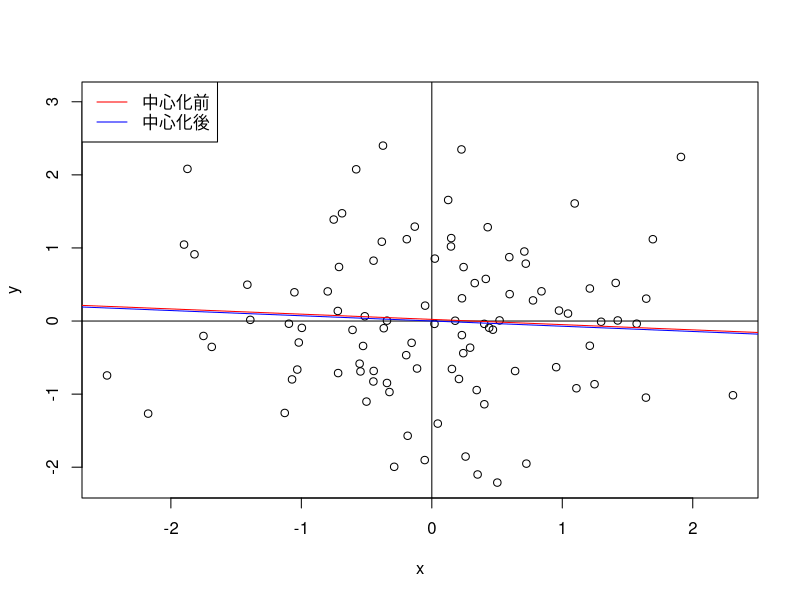
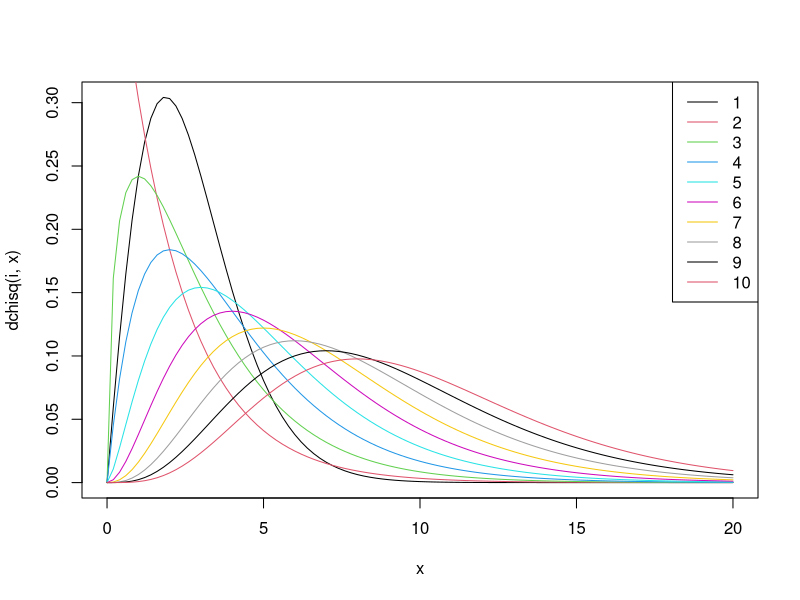
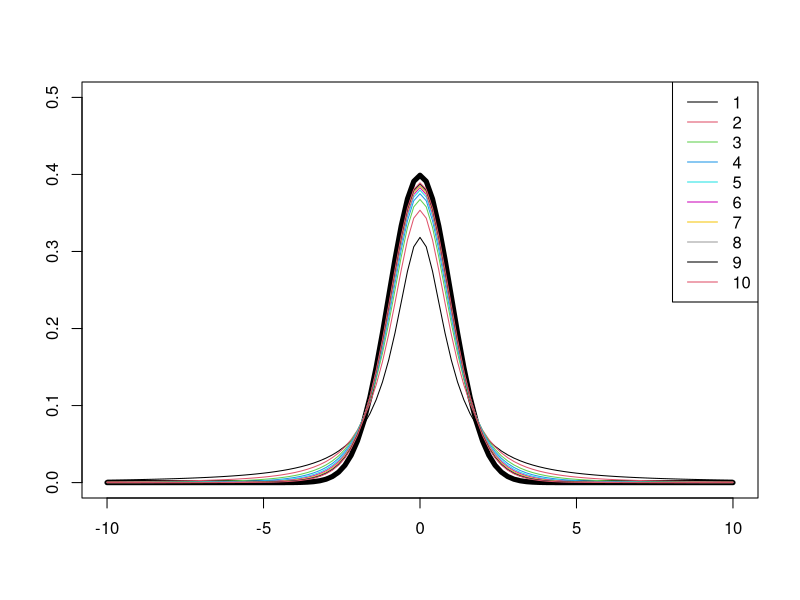
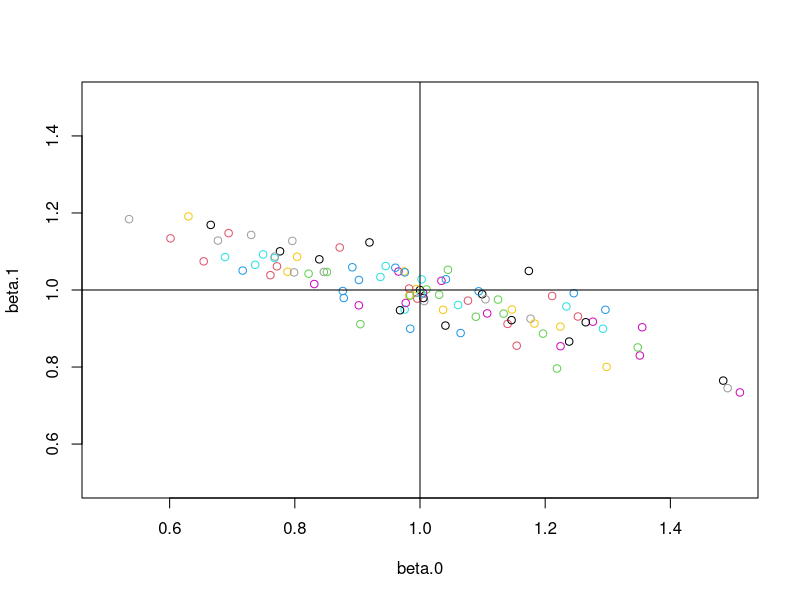
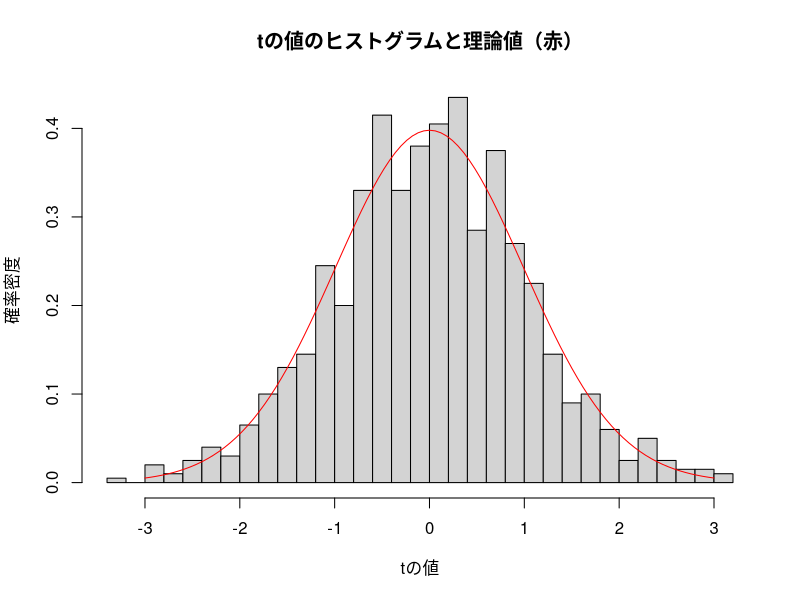
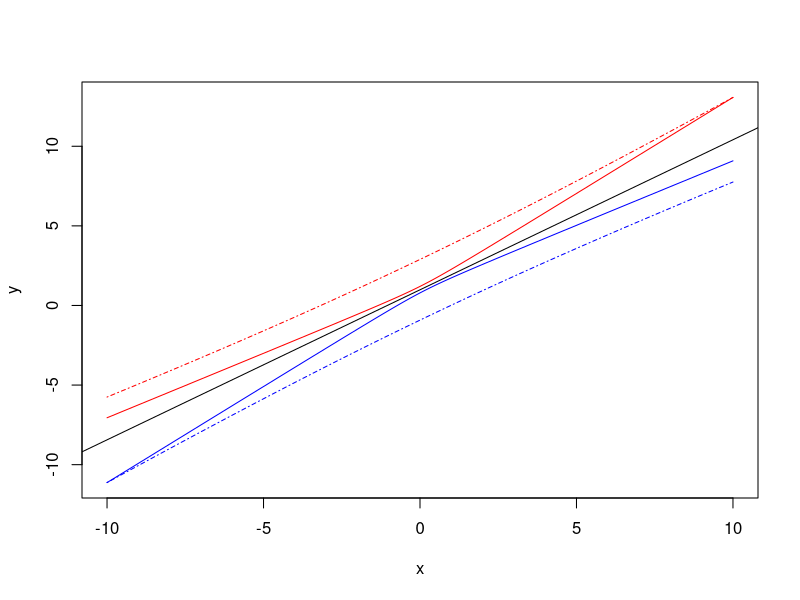

Reproduce these figures in R, in order.
# Chapter 2 Linear Regression
## 1.1 Least Square Method

min.sq=function(x,y){ # 最小二乗法の切片と傾きを求める関数 min.sq
  x.bar=mean(x); y.bar=mean(y)
  beta.1=sum((x-x.bar)*(y-y.bar))/sum((x-x.bar)^2); beta.0=y.bar-beta.1*x.bar
  return(list(a=beta.0, b=beta.1))
  }
a=rnorm(1); b=rnorm(1); # 直線の係数をランダムに生成
N=100; x=rnorm(N); y=a*x+b+rnorm(N) # 直線の周りの点をランダムに生成
plot(x,y); abline(h=0); abline(v=0) # 点のプロット
abline(min.sq(x,y)$a, min.sq(x,y)$b,col="red") # 中心化前の直線
x=x-mean(x); y=y-mean(y) # 中心化
abline(min.sq(x,y)$a,min.sq(x,y)$b,col="blue") # 中心化後の直線
legend("topleft",c("中心化前","中心化後"),lty=1, col=c("red","blue")) # 凡例

## 1.2 Multiple Regression

n=100; p=2; beta=c(1,2,3)
x=matrix(rnorm(n*p),nrow=n,ncol=p)
y=beta[1]+beta[2]*x[,1]+beta[3]*x[,2]+rnorm(n)　　　# 標準正規分布にしたがう雑音
X=cbind(1,x) 　　　　　　　 　# 左側にすべて1の列をおく

solve(t(X)%*%X)%*%t(X)%*%y # betaを推定する

## 1.4 RSSの分布

i=1; curve(dchisq(i,x), 0, 20, col=i)
for(i in 2:10)curve(dchisq(x,i), 0, 20,col=i,add=TRUE,ann=FALSE)
legend("topright",legend=1:10,lty=1, col=1:10)

## 1.5 β^j≠0の仮説検定

curve(dnorm(x), -10,10, ann=FALSE, ylim=c(0,0.5), lwd=5)
for(i in 1:10)curve(dt(x,df=i), -10, 10, col=i, add=TRUE, ann=FALSE)
legend("topright",legend=1:10,lty=1, col=1:10)

n=100; x=rnorm(n)+2;
plot(1,1,xlim=c(0.5,1.5),ylim=c(0.5,1.5),xlab="beta.0",ylab="beta.1")
for(i in 1:100){
  y=1+x+rnorm(n); z=cbind(1,x); beta.est=solve(t(z)%*%z)%*%t(z)%*%y
  points(beta.est[1],beta.est[2],col=i)
  }
abline(v=1); abline(h=1)

sum(x)/n; sum(x^2)/n

N=100; x=rnorm(N); y=rnorm(N)
x.bar=mean(x); y.bar=mean(y)
beta.0=sum(y.bar*sum(x^2)-x.bar*sum(x*y))/sum((x-x.bar)^2)
beta.1=sum((x-x.bar)*(y-y.bar))/sum((x-x.bar)^2)
RSS=sum((y-beta.0-beta.1*x)^2); RSE=sqrt(RSS/(N-1-1))
B.0=sum(x^2)/N/sum((x-x.bar)^2); B.1=1/sum((x-x.bar)^2)
se.0=RSE*sqrt(B.0); se.1=RSE*sqrt(B.1)
t.0=beta.0/se.0; t.1=beta.1/se.1
p.0=2*(1-pt(abs(t.0),N-2)) # p値（その値より外側にある確率）
p.1=2*(1-pt(abs(t.1),N-2)) # p値（その値より外側にある確率）
beta.0;se.0;t.0;p.0;
beta.1;se.1;t.1;p.1
lm(y~x)

summary(lm(y~x))

N=100; r=1000
T=NULL
for(i in 1:r){
  x=rnorm(N); y=rnorm(N); x.bar=mean(x); y.bar=mean(y)
  fit=lm(y~x);beta=fit$coefficients
  RSS=sum((y-fit$fitted.values)^2); RSE=sqrt(RSS/(N-1-1))
  B.1=1/sum((x-x.bar)^2); se.1=RSE*sqrt(B.1)
  T=c(T,beta[2]/se.1)
 }
hist(T,breaks=sqrt(r),probability=TRUE, xlab="tの値",ylab="確率密度",
main="tの値のヒストグラムと理論値（赤）")
curve(dt(x, N-2),-3,3,type="l", col="red",add=TRUE)

## 1.6 決定係数と共線形性の検出

R2=function(x,y){
  y.hat=lm(y~x)$fitted.values; y.bar=mean(y)
  RSS=sum((y-y.hat)^2); TSS=sum((y-y.bar)^2)
  return(1-RSS/TSS)
}
N=100; m=2; x=matrix(rnorm(m*N),ncol=m); y=rnorm(N); R2(x,y)
N=100; m=1; x=matrix(rnorm(m*N),ncol=m); y=rnorm(N)
R2(x,y)
cor(x,y)^2

vif=function(x){
  p=ncol(x); values=array(dim=p); for(j in 1:p)values[j]=1/(1-R2(x[,-j],x[,j]))
  return(values)
  }
library(MASS) 
x=as.matrix(Boston) 
vif(x)

## 1.7 信頼区間と予測区間

#データを生成
N=100; p=1; X=matrix(rnorm(N*p),ncol=p); X=cbind(rep(1,N),X)
beta=c(1,1); epsilon=rnorm(N); y=X%*%beta+epsilon
 #関数f(x), g(x)を定義。 Uはt(X)%*%Xの逆行列
U=solve(t(X)%*%X); beta.hat=U%*%t(X)%*%y;
RSS=sum((y-X%*%beta.hat)^2); RSE=sqrt(RSS/(N-p-1)); alpha=0.05
f=function(x, a){ #a=0なら信頼区間，a=1なら予測区間
x=cbind(1,x); range=qt(df=N-p-1,1-alpha/2)*RSE*sqrt(a+x%*%U%*%t(x));
return(list(lower=x%*%beta.hat-range,upper=x%*%beta.hat+range))
}
x.seq=seq(-10,10,0.1)
# グラフで信頼区間を表示
lower.seq=NULL; for(x in x.seq)lower.seq=c(lower.seq, f(x,0)$lower)
upper.seq=NULL; for(x in x.seq)upper.seq=c(upper.seq, f(x,0)$upper)
x.lim=c(min(x.seq),max(x.seq)); y.lim=c(min(lower.seq),max(upper.seq))
plot(x.seq, lower.seq, col="blue",xlim=x.lim, ylim=y.lim, xlab="x",
     ylab="y", type="l")
par(new=TRUE); 
plot(x.seq, upper.seq,col="red", xlim=x.lim, ylim=y.lim, 
     xlab="",ylab="", type="l", axes=FALSE)
par(new=TRUE); 
# グラフで予測区間を表示
lower.seq=NULL; for(x in x.seq)lower.seq=c(lower.seq, f(x,1)$lower)
upper.seq=NULL; for(x in x.seq)upper.seq=c(upper.seq, f(x,1)$upper)
x.lim=c(min(x.seq),max(x.seq)); y.lim=c(min(lower.seq),max(upper.seq))
plot(x.seq, lower.seq, col="blue",xlim=x.lim, ylim=y.lim, 
     xlab="",ylab="", type="l", lty=4, axes=FALSE)
par(new=TRUE); 
plot(x.seq, upper.seq, col="red", xlim=x.lim, ylim=y.lim, 
     xlab="",ylab="", type="l", lty=4,
axes=FALSE)
abline(beta.hat[1],beta.hat[2])

